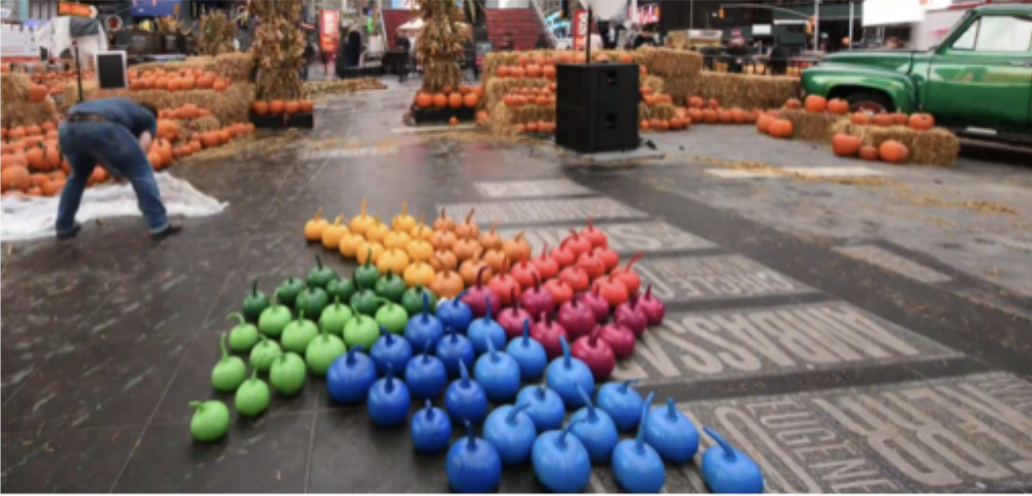
#> input picture spring-22/CSE573-CVIP/BackgroundStitching/images/left_1.png, 1032 x 496 px, found by its file name
$ jupyter execute --allow-errors image-stitching-2.ipynb   (shell and % lines are left out)
#> lines starting #> are read from the running program, lines starting #| are printed output that depends on the picture
[cell 1]
import math
from enum import Enum

import cv2
import numpy as np
import matplotlib.pyplot as plt

[cell 2]
BASE_PATH = '/Users/vinay/ub/spring-22/CSE573-CVIP/BackgroundStitching/images'

[cell 3]
sift = cv2.SIFT_create()

def extract_features(image, extractor):
    keypoints, desc = extractor.detectAndCompute(image, None)
    return keypoints, desc

def match_desc(desc1, desc2, lowes_ratio=0.8):
    pair_dist = pairwise(desc1, desc2)
    min_pairs = np.partition(pair_dist, 1)[:, :2]
    idx = (min_pairs[:, 0] / min_pairs[:, 1]) < lowes_ratio
    score = min_pairs[idx].mean()
    matches = []

    for q_idx, t_idx in zip(np.nonzero(idx)[0], np.argmin(pair_dist[idx], 1)):
        matches.append(
            cv2.DMatch(
                _queryIdx=q_idx,
                _trainIdx=t_idx,
                _distance=pair_dist[q_idx, t_idx],
            )
        )

    return matches, score


def homography(match_pts, cv=True):
    src_pts, dst_pts = match_pts
    k = cv2.RANSAC if cv is True else 0
    h, mask = cv2.findHomography(src_pts, dst_pts, k)

    return h, mask

# [20 lines left out: function apply_homography, not called in this run]


def transform_c(coordinates, homography):
    x, y, w, h = coordinates
    src = np.float32([[x, y], [x, y + h - 1], [x + w - 1, y], [x + w - 1, y + h - 1]]).reshape(-1, 1, 2)

    dst = cv2.perspectiveTransform(src, homography)
    l, _, _ = dst.shape
    dst = dst.reshape((l, 2))

    min_x, max_x = np.min(dst[:, 0]), np.max(dst[:, 0])
    min_y, max_y = np.min(dst[:, 1]), np.max(dst[:, 1])

    new_x = int(np.floor(min_x))
    new_y = int(np.floor(min_y))
    new_w = int(np.ceil(max_x - min_x))
    new_h = int(np.ceil(max_y - min_y))

    return new_x, new_y, new_w, new_h

def shape(img):
    s = img.shape
    a = 0
    if len(s) == 3:
        h, w, a = img.shape
    else:
        h, w = img.shape

    return h, w, a

def get_new_c(c, homography):
    return np.floor(cv2.perspectiveTransform(np.float32(c).reshape(-1, 1, 2), homography))

def img2c(img):
    size = img.shape
    return (0, 0, size[1], size[0])

def translate_homography(dx, dy, H):
    dx, dy = abs(dx) if dx < 0 else 0, abs(dy) if dy < 0 else 0
    transform = np.float32(
        [
            [1, 0, dx],
            [0, 1, dy],
            [0, 0,  1],
        ]
    )
    new_h = transform.dot(H)
    return new_h, (dx, dy)

# [4 lines left out: function resize, not called in this run]

def show(img, dpi=100, disable_axis=True, color=True):
    if color:
        img = cv2.cvtColor(img, cv2.COLOR_BGR2RGB)

    plt.figure(dpi=dpi)
    plt.imshow(img, cmap='gray')

    if disable_axis:
        ax = plt.gca()
        ax.axes.xaxis.set_visible(False)
        ax.axes.yaxis.set_visible(False)

[cell 4]
# [150 lines left out: functions overlap_region, apply_mask, select, merge, not called in this run]

def ransac(match_pts, thresh, factor, p=4, n=5000, prob=0.99):
    src_pts, dst_pts = match_pts
    k = len(src_pts)

    min_error = float('inf')
    best_inliers = float('-inf')
    mask = []
    src_pts_f = []
    dest_pts_f = []

    for i in range(n):
        rand_idx = np.random.choice(k, p)
        src_pts_s = src_pts[rand_idx]
        dst_pts_s = dst_pts[rand_idx]

        H, _ = cv2.findHomography(src_pts_s.reshape(-1, 1, 2), dst_pts_s.reshape(-1, 1, 2))
        dst_pts_p = cv2.perspectiveTransform(src_pts.reshape(-1, 1, 2), H).reshape(-1, 2)

        errors = np.linalg.norm(dst_pts_p - dst_pts, axis=1)
        errors = errors / factor
        inliers = errors < thresh
        n_inliers = inliers.sum()

        if n_inliers > best_inliers:
            min_error = errors.mean()
            # print(i, min_error, n_inliers/k)
            best_inliers = n_inliers
            src_pts_f = src_pts[inliers]
            dest_pts_f = dst_pts[inliers]
            mask = inliers

        if n_inliers/k > prob:
            print('break')
            break

    return src_pts_f, dest_pts_f, mask.astype(np.uint8)

def pairwise(X, Y):
    dists = -2 * np.dot(X, Y.T) + np.sum(np.square(Y), axis=1, keepdims=True).T + np.sum(np.square(X), axis=1, keepdims=True)
    return np.sqrt(dists)

def get_matching_points(matches, kp1, kp2):
    src_pts = np.float32([ kp1[m.queryIdx].pt for m in matches ])
    dst_pts = np.float32([ kp2[m.trainIdx].pt for m in matches ])
    return src_pts, dst_pts

[cell 5]
# [5 lines of commented-out code are left out]

img1_c = cv2.imread(f'{BASE_PATH}/left_1.png')
#> img1_c is the input picture: shape (496, 1032, 3); mean B, G, R 99.5, 104, 115.2
img2_c = cv2.imread(f'{BASE_PATH}/right_1.png')
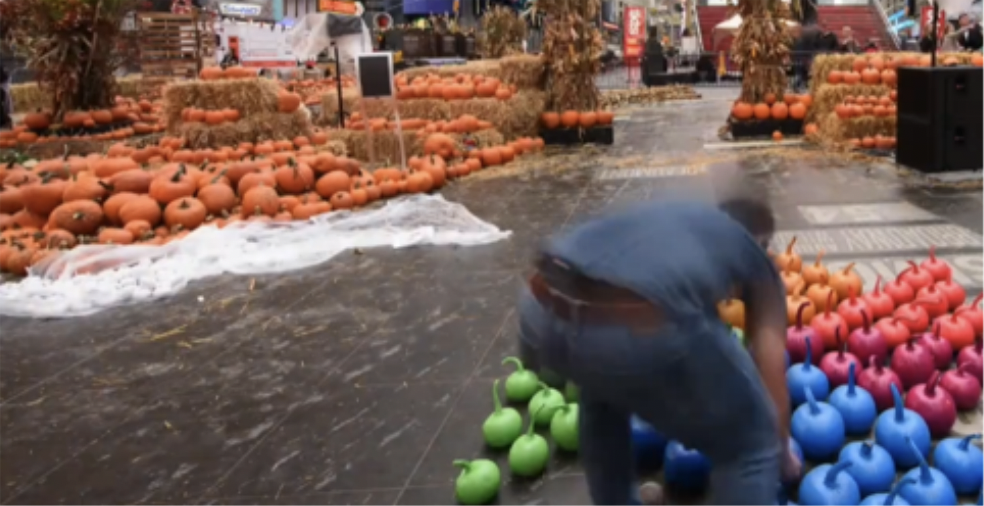
#> input picture spring-22/CSE573-CVIP/BackgroundStitching/images/right_1.png, 984 x 506 px, found by its file name
#> img2_c is the input picture: shape (506, 984, 3); mean B, G, R 86.5, 92, 114

# [8 lines of commented-out code are left out]

img1 = cv2.cvtColor(img1_c, cv2.COLOR_BGR2GRAY)
img2 = cv2.cvtColor(img2_c, cv2.COLOR_BGR2GRAY)
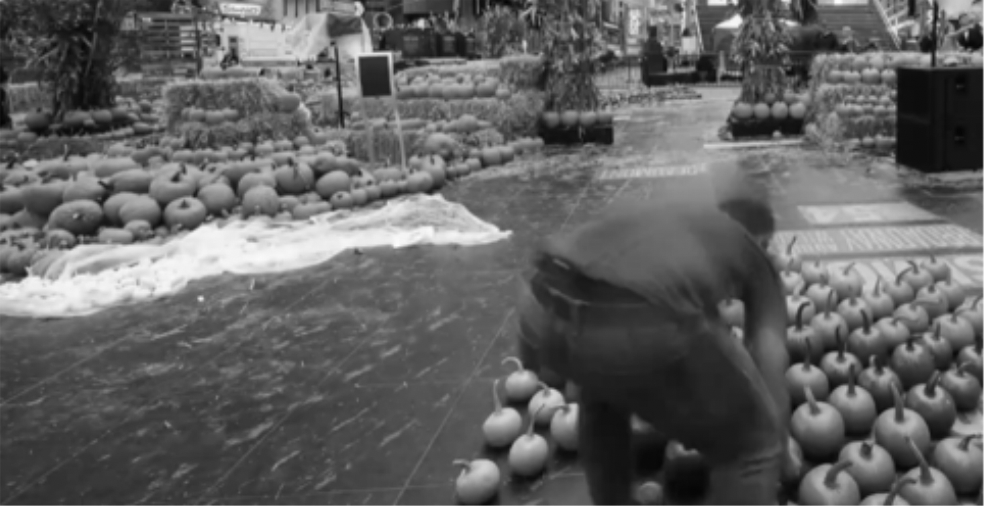
#> img2: shape (506, 984); min 3, max 254, mean 97.9

h1, w1 = img1.shape
#> h1 = 496; w1 = 1032
h2, w2 = img2.shape
#> h2 = 506; w2 = 984

mh = max(h1, h2)
#> mh = 506
mw = max(w1, w2)
#> mw = 1032

f = math.sqrt((h2)**2 + (w2)**2) + math.sqrt((h1)**2 + (w1)**2)
#> f = 2251.5

scale_factor = 1.0

if scale_factor != 1.0:
    img1 = resize(img1, scale_factor)
    img2 = resize(img2, scale_factor)

    img1_c = resize(img1_c, scale_factor)
    img2_c = resize(img2_c, scale_factor)

    h1, w1 = img1.shape
    h2, w2 = img2.shape

    mh = max(h1, h2)
    mw = max(w1, w2)

    f = math.sqrt((h2)**2 + (w2)**2) + math.sqrt((h1)**2 + (w1)**2)

[cell 6]
def addBorder(img, rect):
    top, bottom, left, right = int(0), int(0), int(0), int(0)
    x, y, w, h = rect
    tl = (x, y)
    br = (x + w, y + h)
    if tl[1] < 0:
        top = -tl[1]
    if br[1] > img.shape[0]:
        bottom = br[1] - img.shape[0]
    if tl[0] < 0:
        left = -tl[0]
    if br[0] > img.shape[1]:
        right = br[0] - img.shape[1]
    img = cv2.copyMakeBorder(img, top, bottom, left, right,
                            cv2.BORDER_CONSTANT, value=[0, 0, 0])
    orig = (left, top)
    return img, orig

def mean_blend(img1, img2):
    assert(img1.shape == img2.shape)
    locs1 = np.where(cv2.cvtColor(img1, cv2.COLOR_RGB2GRAY) != 0)
    blended1 = np.copy(img2)
    blended1[locs1[0], locs1[1]] = img1[locs1[0], locs1[1]]
    locs2 = np.where(cv2.cvtColor(img2, cv2.COLOR_RGB2GRAY) != 0)
    blended2 = np.copy(img1)
    blended2[locs2[0], locs2[1]] = img2[locs2[0], locs2[1]]
    blended = cv2.addWeighted(blended1, 0.5, blended2, 0.5, 0)
    return blended

[cell 7]
def warp(img1, H):
    _, _, a = shape(img1)
    dx, dy, _, _ = transform_c(img2c(img1), H)
    new_H, (tx, ty) = translate_homography(dx, dy, H)
    x, y, w, h = transform_c(img2c(img1), new_H)
    warped_img1 = cv2.warpPerspective(img1, new_H, (x+w, y+h))

    return warped_img1, (tx, ty)

[cell 8]
show(img1_c, disable_axis=False)
show(img2_c, disable_axis=False)

[cell 9]
kp1, desc1 = extract_features(img1, sift)
#> in extract_features, `keypoints, desc = extractor.detectAndCompute(image, None)`: keypoints = 2610 keypoints; strongest (x, y, size): (901, 33, 16), (108, 203, 30.5), (146, 25, 6), (596, 38, 6.7)
#> kp1 has the same summary as keypoints in extract_features
kp2, desc2 = extract_features(img2, sift)
#> in extract_features (call 2), `keypoints, desc = extractor.detectAndCompute(image, None)`: keypoints = 2669 keypoints; strongest (x, y, size): (421, 23, 6.2), (735, 22, 10.1), (358, 47, 18.2), (483, 471, 18.6)
#> kp2 has the same summary as keypoints in extract_features
matches, score = match_desc(desc1, desc2, 0.85)
#> in pairwise, `dists = -2 * np.dot(X, Y.T) + np.sum(np.square(Y), axis=1, keepdims=Tr..`:
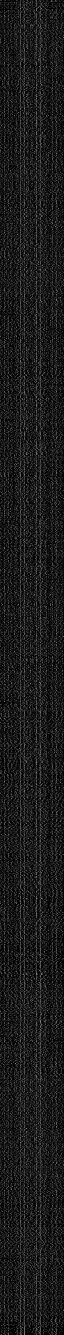
#> Y: shape (2669, 128) float32 (shown at 1/2 size); min 0, max 205, mean 27.3
#> in pairwise, `return np.sqrt(dists)`:
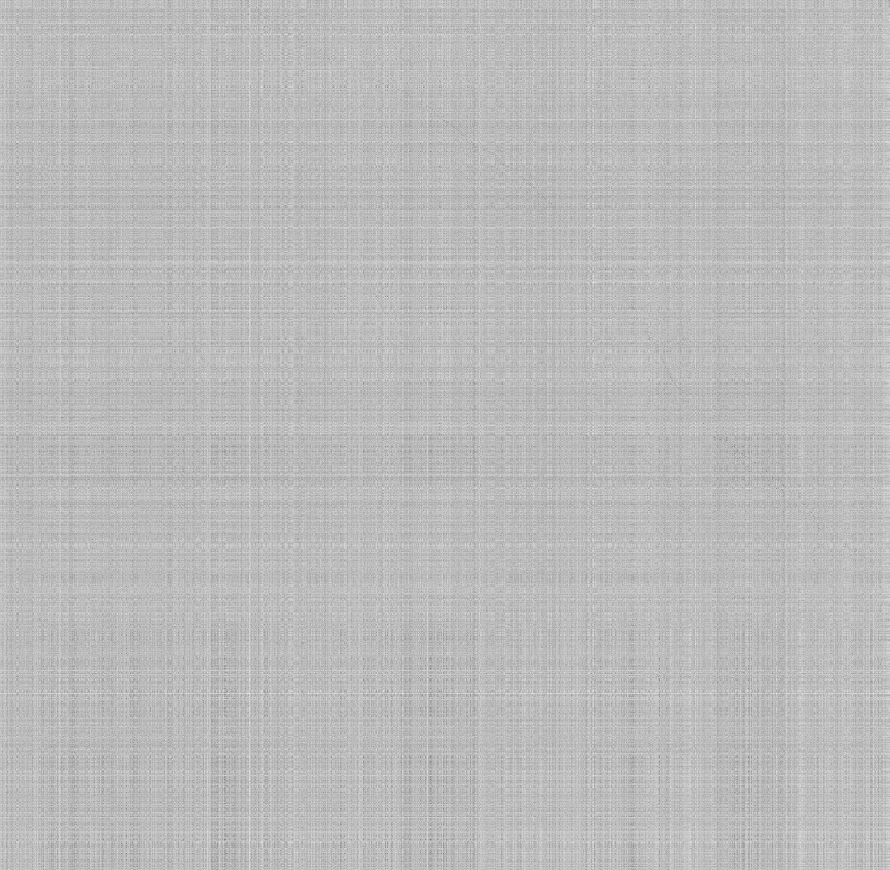
#> returned value: shape (2610, 2669) float32 (shown at 1/3 size); min 47.03, max 707.2, mean 533.1; drawn with min black and max white
#> in match_desc, `min_pairs = np.partition(pair_dist, 1)[:, :2]`: min_pairs = 2610 pairs, first value 47.03 to 413.7, second value 150.9 to 414.3
#> in match_desc, `score = min_pairs[idx].mean()`: score = 246.5
#> the loop in match_desc, `for q_idx, t_idx in zip(np.nonzero(idx)[0], np.argmin(pair_dist[idx], ..` made 686 passes
#> (q_idx, t_idx) on passes 1 to 3: (7, 743), (9, 742), (10, 727)
#> after the loop in match_desc, `for q_idx, t_idx in zip(np.nonzero(idx)[0], np.argmin(pair_dist[idx], ..`: matches = 686 matches
#> matches = 686 matches; score = 246.5
src_pts, dst_pts = get_matching_points(matches, kp1, kp2)
#> in get_matching_points, `src_pts = np.float32([ kp1[m.queryIdx].pt for m in matches ])`: src_pts = 686 pairs, first value 7.13 to 988, second value 7.81 to 491.9
#> in get_matching_points, `dst_pts = np.float32([ kp2[m.trainIdx].pt for m in matches ])`: dst_pts = 686 pairs, first value 9.9 to 970.8, second value 5.4 to 485.7
src_pts, dst_pts, mask = ransac((src_pts, dst_pts), thresh=50, factor=1, n=10000)
#> in ransac, `k = len(src_pts)`: k = 686
#> the loop in ransac, `for i in range(n):` made 10000 passes
#> (rand_idx, dst_pts_s, n_inliers, min_error, best_inliers) on passes 1, 3, 43: ([684, 559, 629, 192], [[400.1, 238.8], [899.2, 278], [325.7, 257], [510.7, 130.8]], 11, 670.2, 11), ([70, 472, 600, 396], [[332.4, 43.23], [855.4, 73.85], [934.2, 326], [788, 93.13]], 565, 91.61, 565), ([274, 552, 438, 207], [[584.4, 178], [901.3, 7.82], [833.3, 114.9], [524.4, 43.9]], 572, 89.63, 572)
#> (rand_idx, n_inliers, min_error, best_inliers) on passes 2, 4: ([359, 9, 277, 599], 342, 128.2, 342), ([314, 486, 551, 87], 571, 89.41, 571)
#> after the loop in ransac, `for i in range(n):`: best_inliers = 573; dest_pts_f = 573 pairs, first value 252.5 to 970.8, second value 5.4 to 485.7; min_error = 92.98; src_pts_f = 573 pairs, first value 7.13 to 629.1, second value 10.31 to 424.9
#> src_pts has the same summary as src_pts_f in ransac; dst_pts has the same summary as dest_pts_f in ransac; mask = 686 values, max 1 at index 0, min 0 at index 6, mean 0.835
H, _ = homography((src_pts, dst_pts), False)
#> in homography, `src_pts, dst_pts = match_pts`: src_pts has the same summary as src_pts_f in ransac; dst_pts has the same summary as dest_pts_f in ransac
#> in homography, `k = cv2.RANSAC if cv is True else 0`: k = 0
#> in homography, `h, mask = cv2.findHomography(src_pts, dst_pts, k)`: h = [[1.18, -0.0344, 249.2], [-0.00184, 1.17, -5.06], [5.81e-06, 8e-06, 1]]; mask = 573 values, max 1 at index 0, min 0 at index 3, mean 0.93
#> H has the same summary as h in homography
# h_img = apply_homography((matches, (kp1, kp2)), img1, img2, H, mask.ravel())

result, pos  = warp(img1_c, H)
#> in transform_c, `dst = cv2.perspectiveTransform(src, homography)`: dst = [[249.2, -5.06], [231.2, 569.8], [1454.1, -6.92], [1431.6, 564.5]]
#> in transform_c, `min_x, max_x = np.min(dst[:, 0]), np.max(dst[:, 0])`: min_x = 231.2; max_x = 1454.1
#> in transform_c, `min_y, max_y = np.min(dst[:, 1]), np.max(dst[:, 1])`: min_y = -6.92; max_y = 569.8
#> in transform_c, `new_x = int(np.floor(min_x))`: new_x = 231
#> in transform_c, `new_y = int(np.floor(min_y))`: new_y = -7
#> in transform_c, `new_w = int(np.ceil(max_x - min_x))`: new_w = 1223
#> in transform_c, `new_h = int(np.ceil(max_y - min_y))`: new_h = 577
#> in warp, `dx, dy, _, _ = transform_c(img2c(img1), H)`: dx = 231; dy = -7
#> in translate_homography, `dx, dy = abs(dx) if dx < 0 else 0, abs(dy) if dy < 0 else 0`: dx = 0; dy = 7
#> in translate_homography, `transform = np.float32( [ [1, 0, dx], [0, 1, dy], [0, 0,  1], ] )`: transform = [[1, 0, 0], [0, 1, 7], [0, 0, 1]]
#> in translate_homography, `new_h = transform.dot(H)`: new_h = [[1.18, -0.0344, 249.2], [-0.0018, 1.17, 1.94], [5.81e-06, 8e-06, 1]]
#> in warp, `new_H, (tx, ty) = translate_homography(dx, dy, H)`: new_H has the same summary as new_h in translate_homography; tx = 0; ty = 7
#> in warp, `x, y, w, h = transform_c(img2c(img1), new_H)`: x = 231; y = 0; w = 1223; h = 577
#> in warp, `warped_img1 = cv2.warpPerspective(img1, new_H, (x+w, y+h))`:
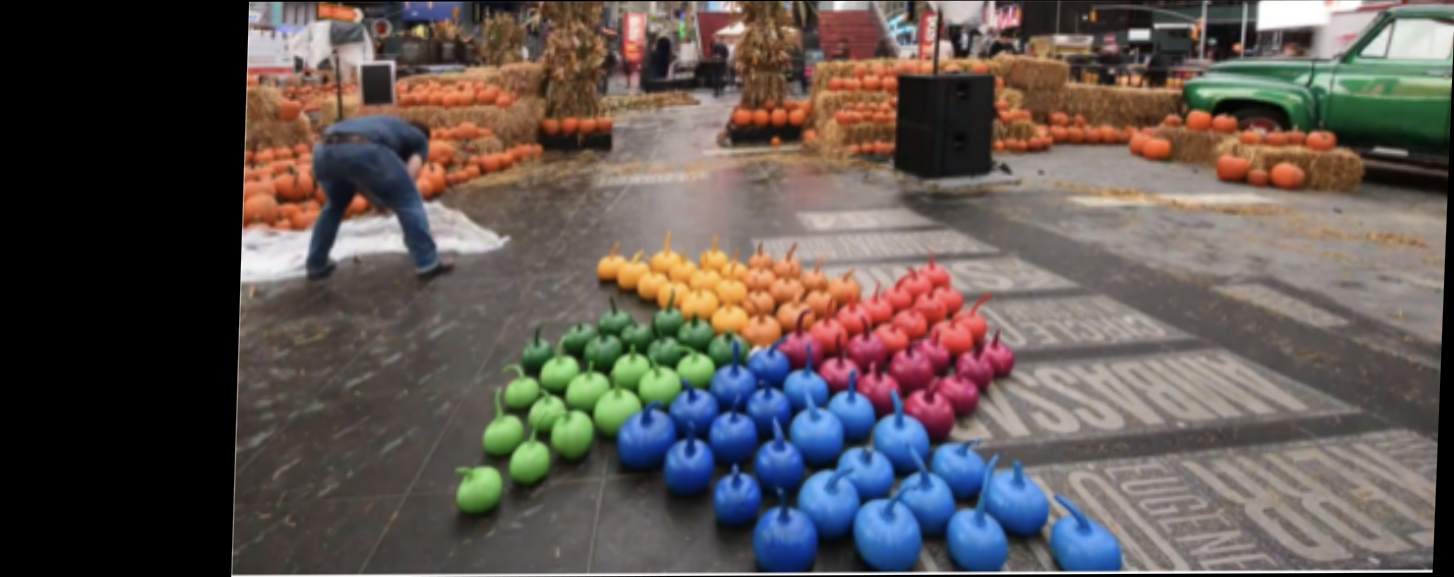
#> warped_img1: shape (577, 1454, 3); mean B, G, R 81.9, 85.6, 94.9
#> pos = (0, 7)
xpos, ypos = pos
#> xpos = 0; ypos = 7
rect = (xpos, ypos, img2.shape[1], img2.shape[0])
#> rect = (0, 7, 984, 506)
result, _ = addBorder(result, rect)
#> in addBorder, `x, y, w, h = rect`: x = 0; y = 7; w = 984; h = 506
#> in addBorder, `tl = (x, y)`: tl = (0, 7)
#> in addBorder, `br = (x + w, y + h)`: br = (984, 513)
idx = np.s_[ypos : ypos + img2.shape[0], xpos : xpos + img2.shape[1]]
result[idx] = mean_blend(result[idx], img2_c)
#> in mean_blend, `locs1 = np.where(cv2.cvtColor(img1, cv2.COLOR_RGB2GRAY) != 0)`: locs1 = 376211 positions, rows 0 to 505, columns 233 to 983
#> in mean_blend, `blended1[locs1[0], locs1[1]] = img1[locs1[0], locs1[1]]`:
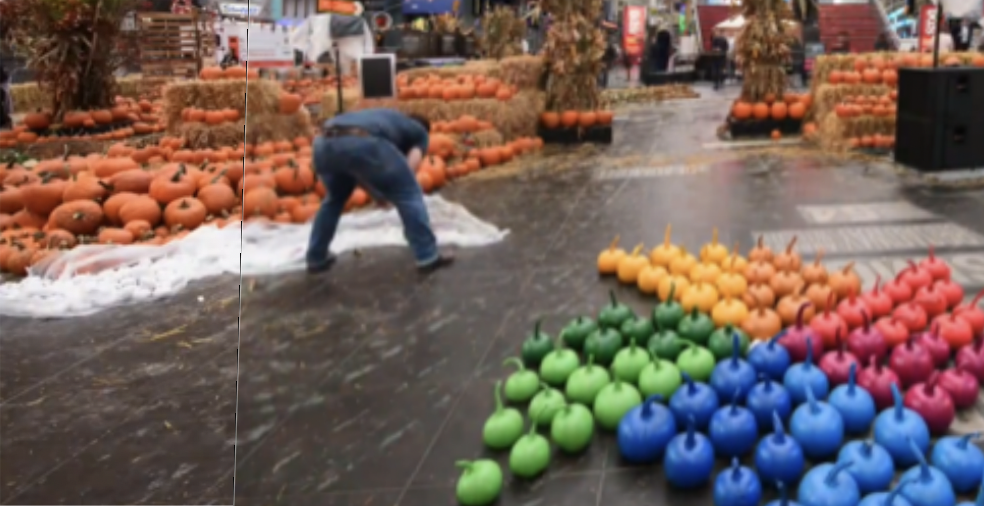
#> blended1: shape (506, 984, 3); mean B, G, R 89.5, 96.8, 115.9
#> in mean_blend, `locs2 = np.where(cv2.cvtColor(img2, cv2.COLOR_RGB2GRAY) != 0)`: locs2 = 497904 positions, rows 0 to 505, columns 0 to 983
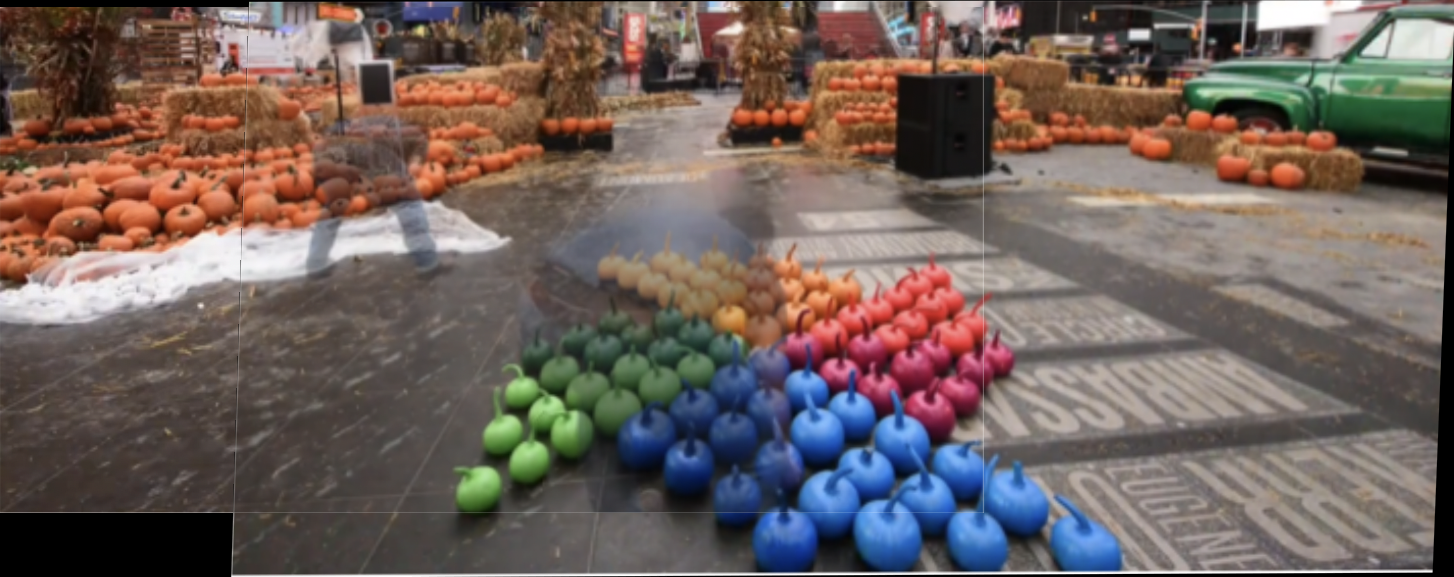
#> result: shape (577, 1454, 3); mean of channels 0, 1, 2 92.3, 97.5, 112; drawn as B, G, R
x, y, w, h = cv2.boundingRect(cv2.cvtColor(result, cv2.COLOR_RGB2GRAY))
#> x = 0; y = 0; w = 1454; h = 577
result = result[y : y + h, x : x + w]
print(xpos-x, ypos-y)
#| 0 7

show(result[idx], dpi=100, disable_axis=False)
show(result, dpi=100, disable_axis=False)

[cell 10]
def stitch(img1_c, img2_c, r_thresh=0.01, cv=True):
#> called with r_thresh = 0.015, cv = True
    sift = cv2.SIFT_create()
    img1 = cv2.cvtColor(img1_c, cv2.COLOR_BGR2GRAY)
    img2 = cv2.cvtColor(img2_c, cv2.COLOR_BGR2GRAY)

    h1, w1 = img1.shape
#> h1 = 496; w1 = 1032
    h2, w2 = img2.shape
#> h2 = 506; w2 = 984

    K = math.sqrt((h1 + h2)**2 + (w1 + w2)**2)
#> K = 2251.3

    kp1, desc1 = extract_features(img1, sift)
#> in extract_features (call 3), `keypoints, desc = extractor.detectAndCompute(image, None)`: keypoints = 2610 keypoints; strongest (x, y, size): (901, 33, 16), (108, 203, 30.5), (146, 25, 6), (596, 38, 6.7)
#> kp1 has the same summary as keypoints in extract_features
    kp2, desc2 = extract_features(img2, sift)
#> in extract_features (call 4), `keypoints, desc = extractor.detectAndCompute(image, None)`: keypoints = 2669 keypoints; strongest (x, y, size): (421, 23, 6.2), (735, 22, 10.1), (358, 47, 18.2), (483, 471, 18.6)
#> kp2 has the same summary as keypoints in extract_features

    matches, score = match_desc(desc1, desc2, lowes_ratio=0.7)
#> the loop in match_desc (call 2), `for q_idx, t_idx in zip(np.nonzero(idx)[0], np.argmin(pair_dist[idx], ..` made 443 passes
#> (q_idx, t_idx) on passes 1 to 3: (9, 742), (10, 727), (20, 747)
#> after the loop in match_desc (call 2), `for q_idx, t_idx in zip(np.nonzero(idx)[0], np.argmin(pair_dist[idx], ..`: matches = 443 matches
#> matches = 443 matches; score = 230.1
    src_pts, dst_pts = get_matching_points(matches, kp1, kp2)
#> src_pts = 443 pairs, first value 8.3 to 940.2, second value 11.02 to 420.5; dst_pts = 443 pairs, first value 94.4 to 967.7, second value 5.4 to 482.5
    if cv is False:
        src_pts, dst_pts, mask = ransac((src_pts, dst_pts), thresh=r_thresh, factor=K)
    H, _ = homography((src_pts, dst_pts), cv=cv)
#> H = [[1.18, 0.0062, 246.2], [-1.4e-05, 1.18, -7.11], [2.66e-06, 5.19e-05, 1]]

    w_img1, w_img2, warped_img = warp(img1_c, img2_c, H)
    overlap_mask, (x_max, y_max, x_min, y_min) = overlap_region(w_img1, w_img2)
    main_mask = merge(
        w_img1,
        w_img2,
        x_min, y_min, x_max, y_max,
        overlap_mask,
        thresh=5,
    )
    result = apply_mask(
        main_mask,
        w_img1[y_min:y_max+1, x_min:x_max+1],
        w_img2[y_min:y_max+1, x_min:x_max+1],
    )

    warped_img[y_min:y_max+1, x_min:x_max+1] = result

    return warped_img
